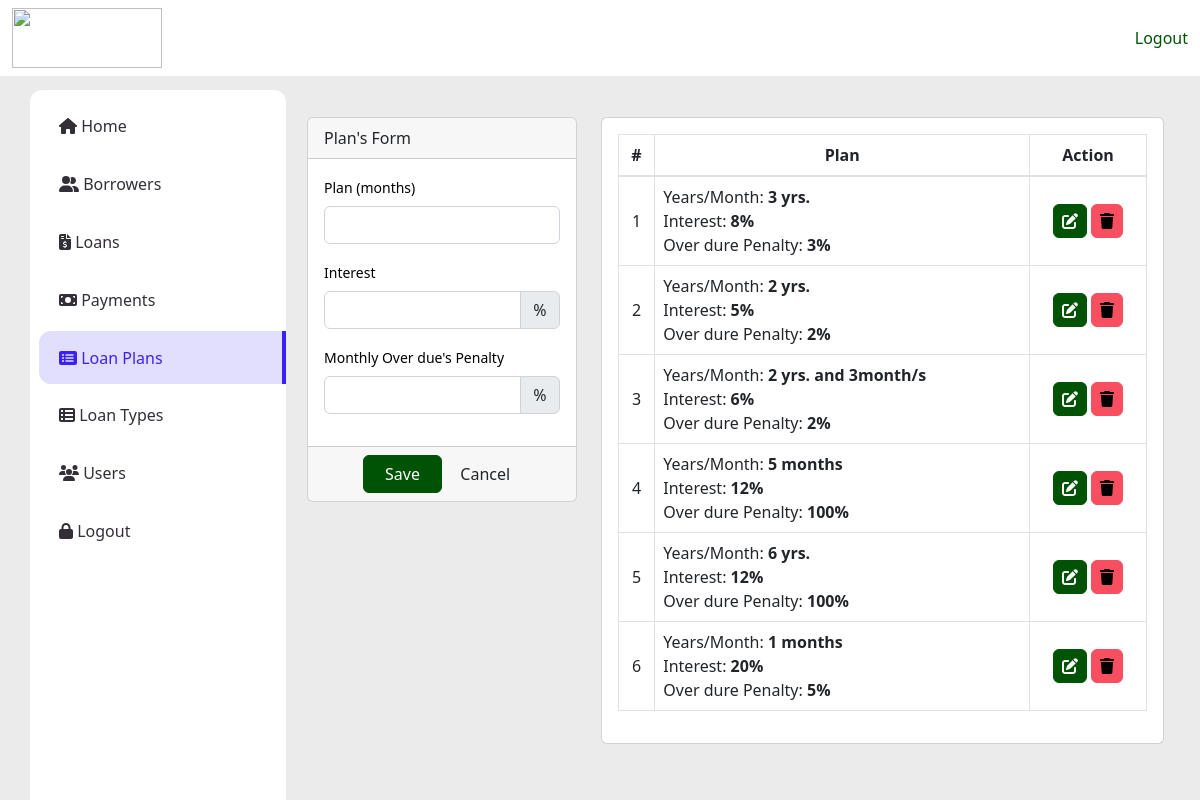
Screenshot of /index.php?page=plan (signed in) with the database file from the repository.
### tables this page shows
CREATE TABLE `loan_plan` (
  `id` int(30) NOT NULL,
  `months` int(11) NOT NULL,
  `interest_percentage` float NOT NULL,
  `penalty_rate` int(11) NOT NULL
);

### plan.php (the view, shortened to what this page needs)
<?php include('db_connect.php'); ?>
<div class="container-fluid">
  <div class="col-lg-12">
    <div class="row">
      <div class="col-md-4">
  <form action="" id="manage-plan">
    <div class="card">
      <div class="card-header">
        Plan's Form
      </div>
      <div class="card-body">
        <div class="form-group">
          <label class="control-label">Plan (months)</label>
          <input type="number" name="months" id="" class="form-control text-right">
        </div>
        <div class="form-group">
          <label class="control-label">Interest</label>
          <div class="input-group">
            <input type="number" step="any" min="0" max="100" class="form-control text-right"
              name="interest_percentage" aria-label="Interest">
            <div class="input-group-append">
              <span class="input-group-text">%</span>
            </div>
          </div>
        </div>
        <div class="form-group">
          <label class="control-label">Monthly Over due's Penalty</label>
          <div class="input-group">
            <input type="number" step="any" min="0" max="100" class="form-control text-right"
              aria-label="Penalty percentage" name="penalty_rate">
            <div class="input-group-append">
              <span class="input-group-text">%</span>
            </div>
          </div>
        </div>
      </div>
      <div class="card-footer">
        <div class="row">
          <div class="col-md-12">
            <button class="btn btn-primary col-sm-4 offset-md-2">Save</button>
            <button class="btn btn-default col-sm-4" type="button" onclick="_reset()">Cancel</button>
          </div>
        </div>
      </div>
    </div>
  </form>
</div>
      <div class="col-md-8">
        <div class="card">
          <div class="card-body">
            <table class="table table-bordered table-hover">
              <thead>
                <tr>
                  <th class="text-center">#</th>
                  <th class="text-center">Plan</th>
                  <th class="text-center">Action</th>
                </tr>
              </thead>
              <tbody>
                <?php
								$i = 1;
								$plan = $conn->query("SELECT * FROM loan_plan order by id asc");
								while ($row = $plan->fetch_assoc()) :
									$months = $row['months'];
									$months = $months / 12;
									if ($months < 1) {
										$months = $row['months'] . " months";
									} else {
										$m = explode(".", $months);
										$months = $m[0] . " yrs.";
										if (isset($m[1])) {
											$months .= " and " . number_format(12 * ($m[1] / 100), 0) . "month/s";
										}
									}
								?>
                <tr>
                  <td class="text-center"><?php echo $i++ ?></td>
                  <td class="">
                    <p>Years/Month: <b><?php echo $months ?></b></p>
                    <p>Interest: <b><?php echo $row['interest_percentage'] . "%" ?></b></p>
                    <p>Over dure Penalty: <b><?php echo $row['penalty_rate'] . "%" ?></b></p>
                  </td>
                  <td class="text-center">
                    <button class="btn btn-primary edit_plan" type="button" data-id="<?php echo $row['id'] ?>"
                      data-months="<?php echo $row['months'] ?>"
                      data-interest_percentage="<?php echo $row['interest_percentage'] ?>"><i
                        class="fa fa-edit"></i></button>
                    <button class="btn btn-danger delete_plan" type="button" data-id="<?php echo $row['id'] ?>"><i
                        class="fa fa-trash"></i></button>
                  </td>
                </tr>
                <?php endwhile; ?>
              </tbody>
            </table>
          </div>
        </div>
      </div>
    </div>
  </div>
</div>

### assets/css/style.css (style rules this page uses)
body { font-family: "Poppins", sans-serif; color: #444444; width: 100%; height: calc(100%); font-size: .813rem; background-color: #f9fafe; }
label { font-size: 14px; }
.btn-primary { color: #fff; background-color: #3c21f7; border-color: #3c21f7; }
.btn.edit_course, .btn.delete_course, .btn.view_payment, .btn.edit_fees, .btn.delete_fees, .btn.edit_student, .btn.delete_student, .btn.edit_payment, .btn.delete_payment, .btn.delete_loan, .btn.edit_loan, .btn.delete_plan, .btn.edit_plan, .btn.delete_borrower, .btn.edit_borrower, .btn.edit_ltype, .btn.delete_ltype { padding: 4px 8px; }
.table-bordered td, .table-bordered th { white-space: nowrap; }

### index.php (style rules this page uses)
body { background: #ebebeb; background-size: cover; background-repeat: no-repeat; }
.card { background-color: white; }
.card-body { color: black; }

### plan.php (style rules this page uses)
td { vertical-align: middle !important; }
td p { margin: unset }

### rows the page displays
loan_plan: months "3 yrs.", interest_percentage "8", penalty_rate "3"
loan_plan: months "2 yrs.", interest_percentage "5", penalty_rate "2"
loan_plan: months "2 yrs. and 3month/s", interest_percentage "6", penalty_rate "2"
loan_plan: months "5 months", interest_percentage "12", penalty_rate "100"
loan_plan: months "6 yrs.", interest_percentage "12", penalty_rate "100"
loan_plan: months "1 months", interest_percentage "20", penalty_rate "5"
